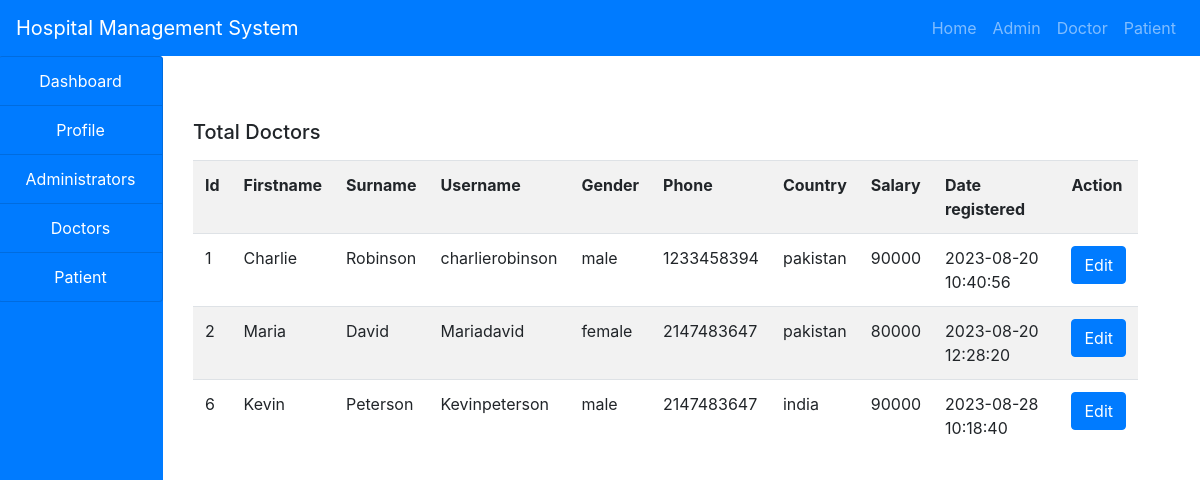
Screenshot of /hms/admin/doctor.php with the database file from the repository.
### tables this page shows
CREATE TABLE `doctors` (
  `id` int(11) NOT NULL,
  `firstname` varchar(255) NOT NULL,
  `surname` varchar(255) NOT NULL,
  `username` varchar(255) NOT NULL,
  `email` varchar(255) NOT NULL,
  `gender` varchar(255) NOT NULL,
  `phone` int(255) NOT NULL,
  `country` varchar(255) NOT NULL,
  `password` varchar(255) NOT NULL,
  `salary` varchar(255) NOT NULL,
  `date_reg` varchar(255) NOT NULL,
  `status` varchar(255) NOT NULL,
  `profile` varchar(255) NOT NULL
);

### hms/admin/doctor.php (the view, shortened to what this page needs)
<!DOCTYPE html>
<html lang="en">
<head>
</head>
<body>
<?php
include('../include/header.php');
include('../include/connection.php');
?>
<div class="container-fluid">
    <div class="col-md-12">
        <div class="row">
            <div class="col-md-2 col-sm-4 col-xs-4" style="margin-left:-32px">
           <?php
            include('sidenav.php');
           ?>
            </div>
            <div class="col-md-10 col-sm-8 col-xs-8 my-5">
                <h5 class="my-3">Total Doctors</h5>
            <?php
            $query="SELECT * FROM doctors WHERE status='Approved' ORDER BY date_reg ASC";
            $res=mysqli_query($conn,$query);
            $output = "";
$output .= "
<table class='table table-striped table-responsive my-3'>
<tr>
    <th>Id</th>
    <th>Firstname</th>
    <th>Surname</th>
    <th>Username</th>
    <th>Gender</th>
    <th>Phone</th>
    <th>Country</th>
    <th>Salary</th>
    <th>Date registered</th>
    <th>Action</th>
</tr>
";
if (mysqli_num_rows($res) < 1) {
    $output .= "
    <tr>
        <td colspan='10'>No job request yet</td>
    </tr>";
} else {
    while ($row = mysqli_fetch_array($res)) {
        $output .= "
        <tr>
            <td>" . $row['id'] . "</td>
            <td>" . $row['firstname'] . "</td>
            <td>" . $row['surname'] . "</td>
            <td>" . $row['username'] . "</td>
            <td>" . $row['gender'] . "</td>
            <td>" . $row['phone'] . "</td>
            <td>" . $row['country'] . "</td>
            <td>" . $row['salary'] . "</td>
            <td>" . $row['date_reg'] . "</td>
            <td>
                <a href='doctor_edit.php?id=".$row['id']."'>
                <button class='btn btn-primary'>Edit</button>
                </a>
            </td>
        </tr>";
    }
}
$output .= "</table>";
echo $output;
            ?>
            </div>
        </div>
    </div>
</div>
</body>
</html>

### hms/include/header.php (shortened to what this page needs)
<!DOCTYPE html>
<html lang="en">
<head>
    <link rel="stylesheet" href="https://cdn.jsdelivr.net/npm/bootstrap@4.5.3/dist/css/bootstrap.min.css">
    <link rel="stylesheet" href="https://cdnjs.cloudflare.com/ajax/libs/font-awesome/6.4.2/css/all.min.css">
</head>
<body>
    <nav class="navbar navbar-expand-lg navbar-dark bg-primary">
        <a class="navbar-brand" href="#">Hospital Management System</a>
        <div class="collapse navbar-collapse" id="navbarSupportedContent">
            <ul class="navbar-nav ml-auto">
                <?php
                if(isset($_SESSION['admin'])){
                    $user=$_SESSION['admin'];
                    echo "<li class='nav-item'><a href='#' class='nav-link'>$user</a></li>
                    <li class='nav-item'><a href='logout.php' class='nav-link'>Logout</a></li>";
                }
                else if(isset($_SESSION['doctor'])){
                    $user=$_SESSION['doctor'];
                    echo "<li class='nav-item'><a href='#' class='nav-link'>$user</a></li>
                    <li class='nav-item'><a href='logout.php' class='nav-link'>Logout</a></li>";
                }
                else if(isset($_SESSION['patient'])){
                    $user=$_SESSION['patient'];
                    echo "<li class='nav-item'><a href='#' class='nav-link'>$user</a></li>
                    <li class='nav-item'><a href='logout.php' class='nav-link'>Logout</a></li>";
                }
                else{
                    echo "
                    <li class='nav-item'><a href='index.php' class='nav-link'>Home</a></li>
                    <li class='nav-item'><a href='./adminlogin.php' class='nav-link'>Admin</a></li>
                    <li class='nav-item'><a href='./doctorlogin.php' class='nav-link'>Doctor</a></li>
                    <li class='nav-item'><a href='./patientlogin.php' class='nav-link'>Patient</a></li>";
                }
                ?>
            </ul>
        </div>
    </nav>
</body>
</html>

### hms/admin/sidenav.php (shortened to what this page needs)
<!DOCTYPE html>
<html lang="en">
<head>
</head>
<body>
    <div class="list-group bg-primary" style="height:100vh">
        <a href="index.php" class="list-group-item list-group-item-action bg-primary text-center text-white">Dashboard</a>
        <a href="profile.php" class="list-group-item list-group-item-action bg-primary text-center text-white">Profile</a>
        <a href="admin.php" class="list-group-item list-group-item-action bg-primary text-center text-white">Administrators</a>
        <a href="doctor.php" class="list-group-item list-group-item-action bg-primary text-center text-white">Doctors</a>
        <a href="patient.php" class="list-group-item list-group-item-action bg-primary text-center text-white">Patient</a>
                </div>
</body>
</html>

### rows the page displays
doctors: id "1", firstname "Charlie", surname "Robinson", username "charlierobinson", gender "male", phone "1233458394", country "pakistan", salary "90000", date_reg "2023-08-20 10:40:56"
doctors: id "2", firstname "Maria", surname "David", username "Mariadavid", gender "female", phone "2147483647", country "pakistan", salary "80000", date_reg "2023-08-20 12:28:20"
doctors: id "6", firstname "Kevin", surname "Peterson", username "Kevinpeterson", gender "male", phone "2147483647", country "india", salary "90000", date_reg "2023-08-28 10:18:40"
